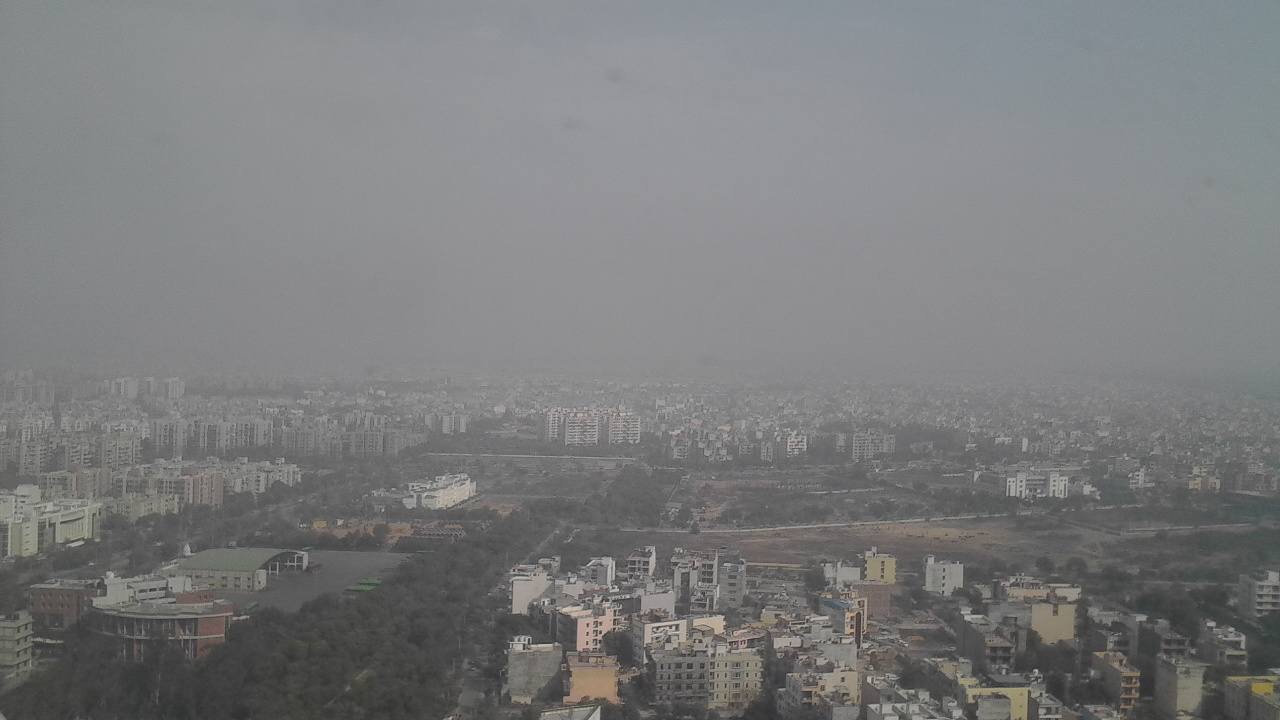
#> input picture imagenes/earth_from_sky.png, 1280 x 720 px
$ jupyter execute 11_01_wiener_filter.ipynb
#> lines starting #> are read from the running program, lines starting #| are printed output that depends on the picture; after the words box and inside, x2 and y2 are one past the last pixel; in counts of white or black regions, pixels touching at a corner belong together
# Wiener Filter

[cell 1]
from skimage import color, data, restoration
import scipy.fftpack as fp
#from skimage.measure import compare_psnr
from skimage.metrics import peak_signal_noise_ratio as psnr
from skimage.io import imread
import numpy as np
import matplotlib.pyplot as plt
from matplotlib.ticker import LinearLocator, FormatStrFormatter

[cell 2]
def convolve2d(im, psf, k):
#> called with psf = array of shape (5, 5), k = 5
  M, N = im.shape
#> M = 720; N = 1280
  freq = fp.fft2(im)
  psf = np.pad(psf, (((M-k)//2, (M-k)//2+1), ((N-k)//2, (N-k)//2+1)), 'constant')
  freq_kernel = fp.fft2(fp.ifftshift(psf))
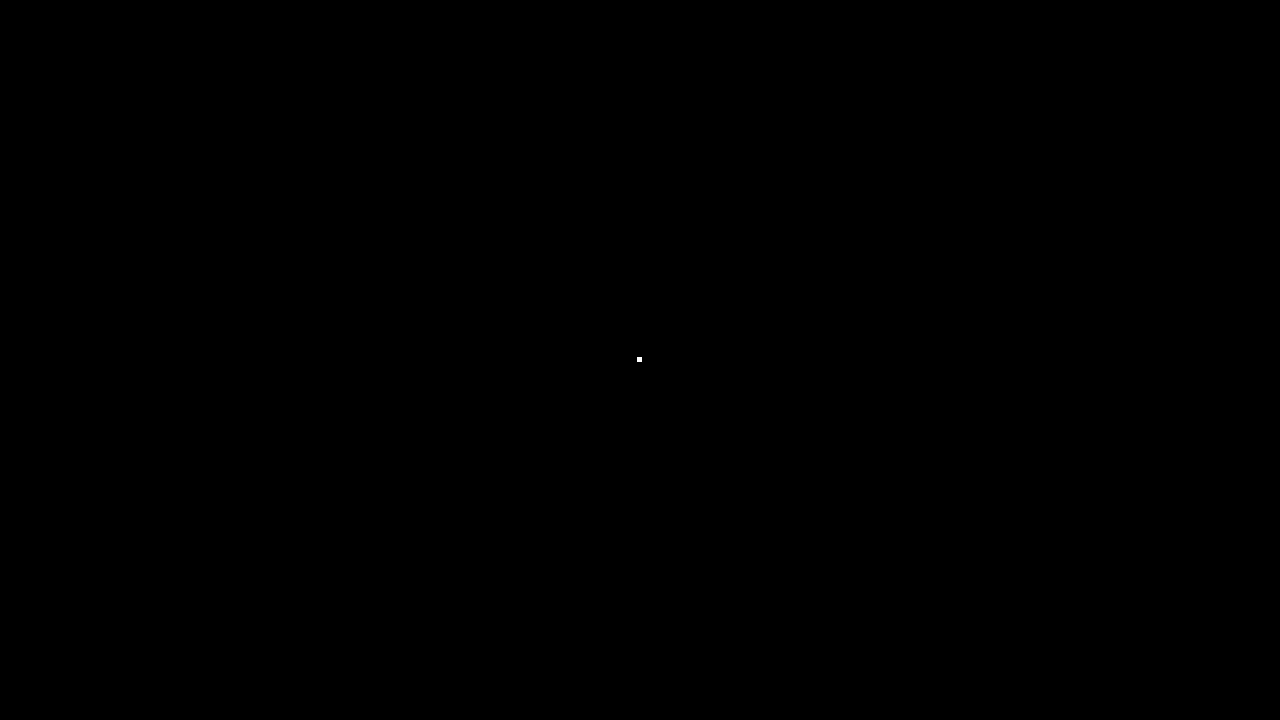
#> psf: shape (720, 1280) float64; values 0 (black) and 0.04 (white), 0% white; 1 white region, box (x1, y1, x2, y2) and area: (637, 357, 642, 362) 25
  return np.abs(fp.ifft2(freq * freq_kernel))

[cell 3]
def plot_freq_filter(F, title, size=20):
  plt.imshow(20*np.log10(0.01 + np.abs(fp.fftshift(F))), cmap='coolwarm')
  plt.title(title, size=size)
  plt.colorbar()

[cell 4]
def plot_freq_spec_3d(freq):
  fig = plt.figure(figsize=(10,10))
  ax = fig.add_subplot(projection='3d')
  Y = np.arange(-freq.shape[0]//2, freq.shape[0]-freq.shape[0]//2)
  X = np.arange(-freq.shape[1]//2, freq.shape[1]-freq.shape[1]//2)
  X, Y = np.meshgrid(X, Y)
  Z = (20*np.log10(0.01 + np.abs(freq))).real
  surf = ax.plot_surface(X, Y, Z, cmap=plt.cm.coolwarm, linewidth=0, antialiased=True)
  ax.zaxis.set_major_locator(LinearLocator(10))
  ax.zaxis.set_major_formatter(FormatStrFormatter('%.02f'))
  plt.show()

[cell 5]
im = color.rgb2gray(imread('imagenes/earth_from_sky.png'))
k = 5
psf = np.ones((k, k)) / (k**2)
im1 = convolve2d(im, psf, k)
im1 += 0.3 * im.std() * np.random.standard_normal(im.shape)
im2, _ = restoration.unsupervised_wiener(im1, psf)
im3 = restoration.wiener(im1, psf, balance=0.25)
fig, axes = plt.subplots(nrows=2, ncols=2, figsize=(20, 12), sharex=True, sharey=True)
plt.gray()

axes[0, 0].imshow(im), axes[0, 0].axis('off'), axes[0, 0].set_title('Original image', size=20)

axes[0, 1].imshow(im1), axes[0, 1].axis('off')
axes[0, 1].set_title(f'Noisy blurred image: PSNR={psnr(im, im1):0.3f}', size=20)

axes[1, 0].imshow(im2), axes[1, 0].axis('off')
axes[1, 0].set_title(f'Self tuned Weiner restoration: PSNR={psnr(im, im2):0.3f}', size=20)

axes[1, 1].imshow(im3), axes[1, 1].axis('off')
axes[1, 1].set_title(f'Weiner restoration: PSNR={psnr(im, im3):0.3f}', size=20)
plt.show()

[cell 6]
plot_freq_spec_3d(fp.fft2(im))
#> in plot_freq_spec_3d, `surf = ax.plot_surface(X, Y, Z, cmap=plt.cm.coolwarm, linewidth=0, ant..`:
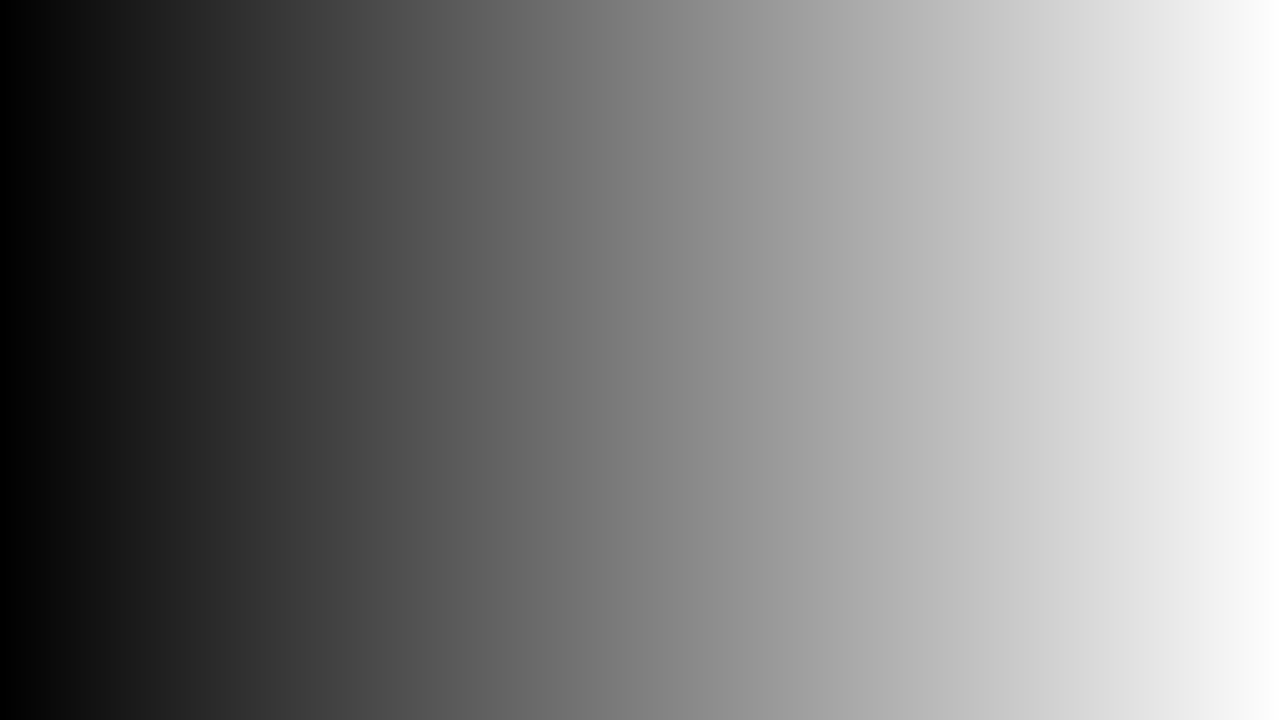
#> X: shape (720, 1280) int64; min -640, max 639, mean -0.5; drawn with min black and max white

[cell 7]
plot_freq_spec_3d(fp.fft2(im1))
#> in plot_freq_spec_3d (call 2), `Z = (20*np.log10(0.01 + np.abs(freq))).real`:
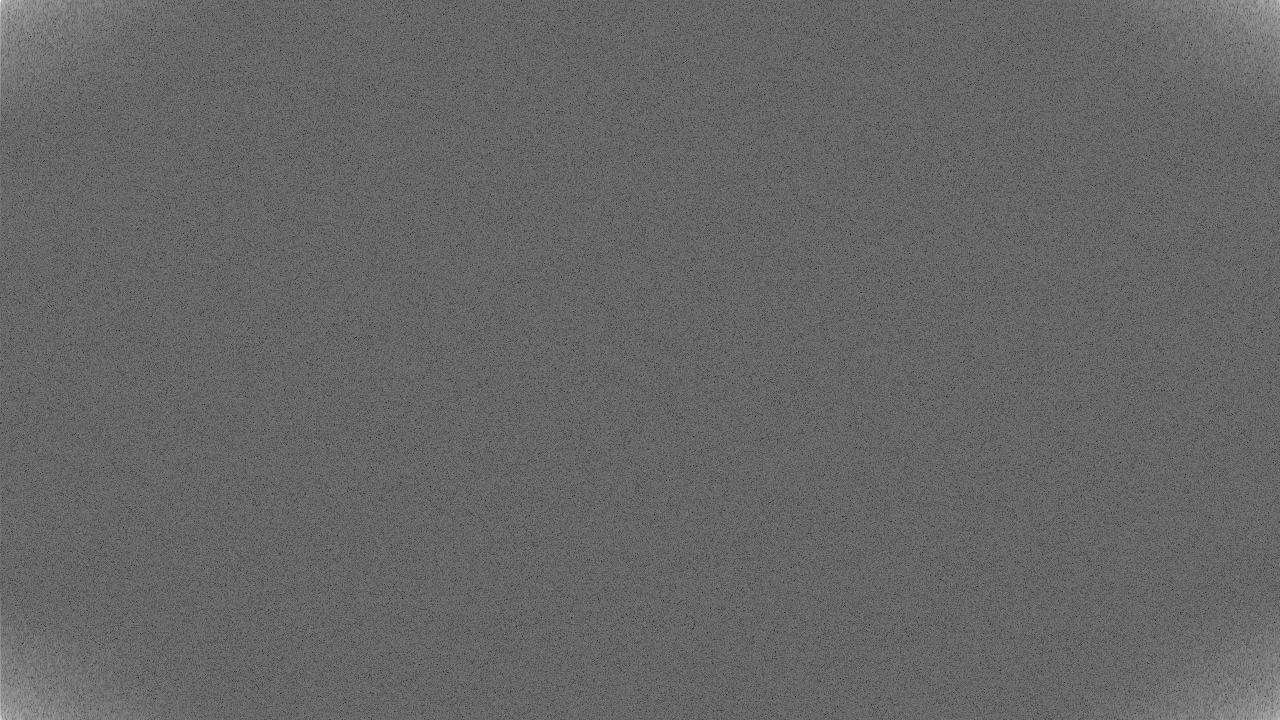
#> Z: shape (720, 1280) float64; min -30.68, max 113, mean 27.6; drawn with min black and max white

[cell 8]
plot_freq_spec_3d(fp.fft2(im2))

[cell 9]
plot_freq_spec_3d(fp.fft2(im3))
#> in plot_freq_spec_3d (call 4), `Z = (20*np.log10(0.01 + np.abs(freq))).real`:
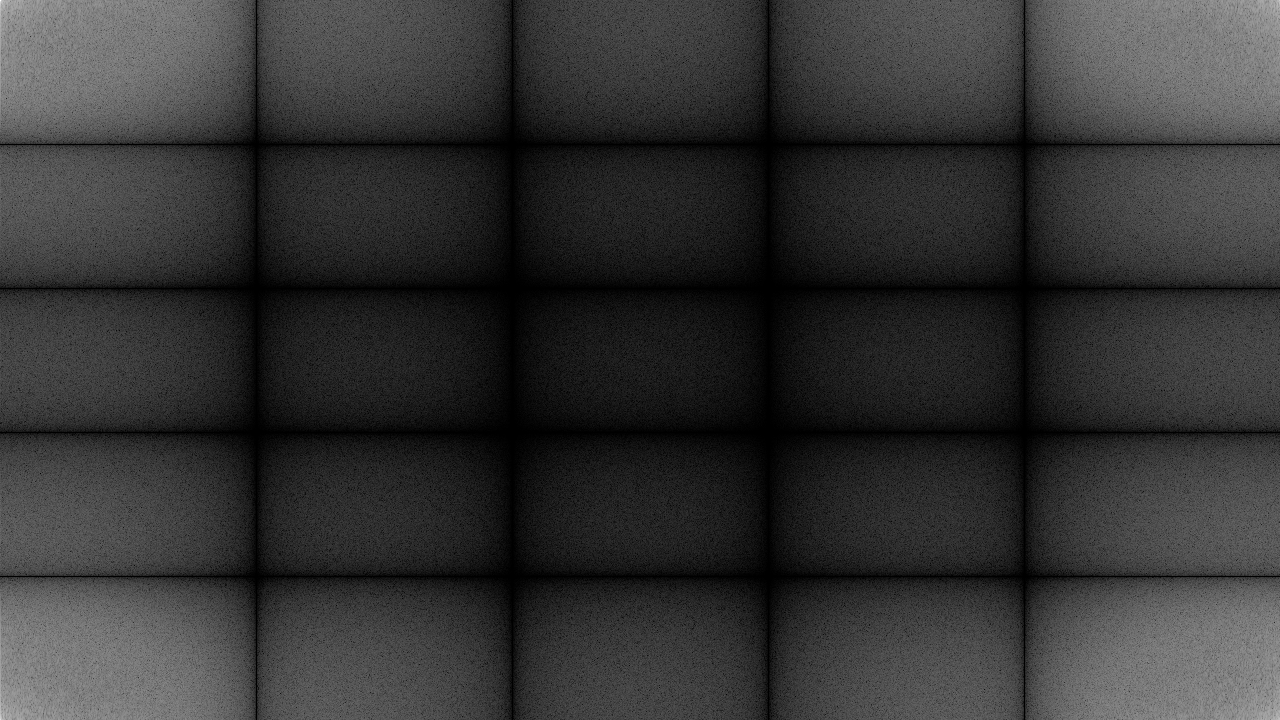
#> Z: shape (720, 1280) float64; min -40, max 113, mean -8.6; drawn with min black and max white
#> in plot_freq_spec_3d (call 4), `plt.show()`:
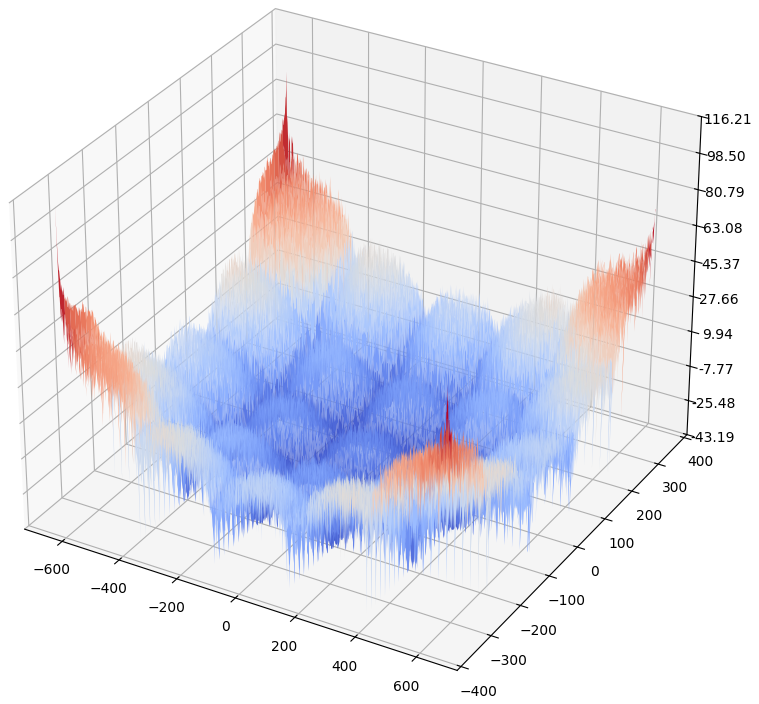
#> figure drawn by matplotlib, 1 panel

$ run again, with imagenes/bird.png copied over imagenes/earth_from_sky.png
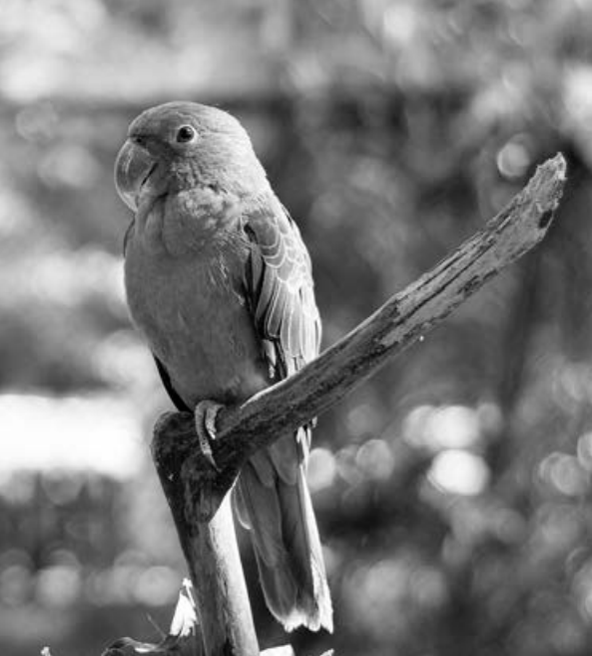
#> input picture imagenes/bird.png, 592 x 656 px
#> psf: shape (656, 592) float64; values 0 (black) and 0.04 (white), 0.01% white; 1 white region, box (x1, y1, x2, y2) and area: (293, 325, 298, 330) 25
#> in plot_freq_spec_3d (call 4), `Z = (20*np.log10(0.01 + np.abs(freq))).real`:
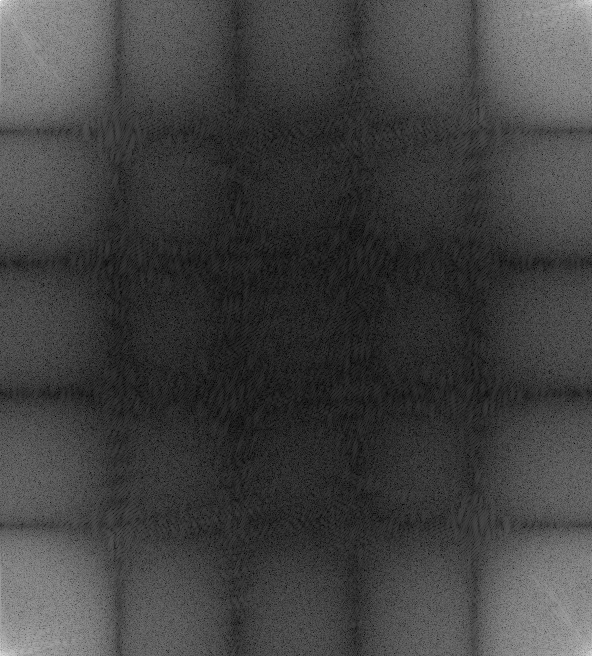
#> Z: shape (656, 592) float64; min -39.71, max 105.2, mean -2.6; drawn with min black and max white
#> in plot_freq_spec_3d (call 4), `plt.show()`:
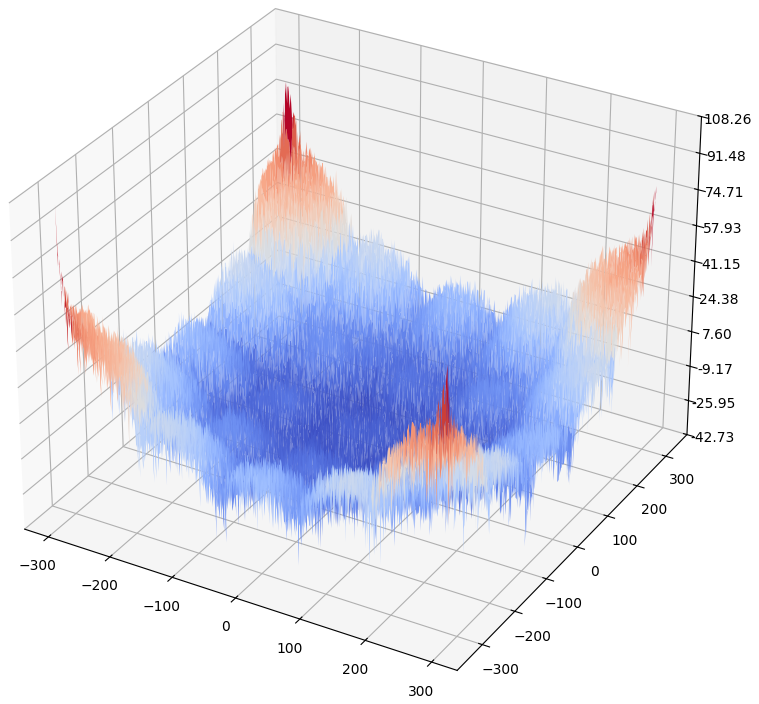
#> figure drawn by matplotlib, 1 panel
